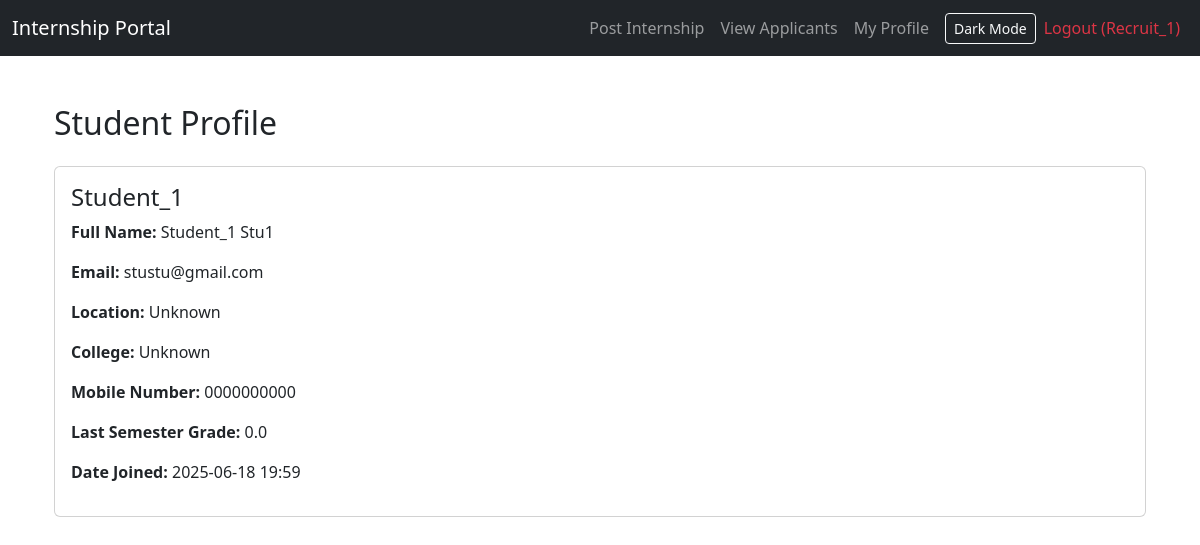
Page /internship/student/2/ (signed in) on the committed database.
### accounts/models.py (models this page shows, shortened)
class User(AbstractUser):
    ROLE_CHOICES = (
        ('students', 'Students'),
        ('recruiter', 'Recruiter'),
    )
    role = models.CharField(max_length = 20, choices=ROLE_CHOICES)
    first_name = models.CharField(max_length=100, default='')
    last_name = models.CharField(max_length=100, default='')
    location = models.CharField(max_length=100, blank=False)
    college_name = models.CharField(max_length=255, blank=False)
    mobile_number = models.CharField(max_length=15, blank=False)
    last_semester_grade = models.CharField(max_length=10, blank=False)

### internships/views.py (the view)
# urls.py: path('student/<int:student_id>/', views.view_student_profile, name='view_student_profile'),
@login_required
def view_student_profile(request, student_id):
    if request.user.role != 'recruiter':
        return redirect('login')
    student = get_object_or_404(User, id=student_id, role='students')
    return render(request, 'internships/student_profile.html', {'student': student})

### accounts/templates/internships/student_profile.html
{% extends 'base.html' %}
{% block content %}
<div class="container mt-5">
    <h2> Student Profile</h2>
    <div class="card mt-4">
        <div class="card-body">
            <h4>{{ student.username }}</h4>
            <p><strong>Full Name:</strong> {{ student.first_name }} {{ student.last_name }}</p>
            <p><strong>Email:</strong> {{ student.email }}</p>
            <p><strong>Location:</strong> {{ student.location }}</p>
            <p><strong>College:</strong> {{ student.college_name }}</p>
            <p><strong>Mobile Number:</strong> {{ student.mobile_number }}</p>
            <p><strong>Last Semester Grade:</strong> {{ student.last_semester_grade }}</p>
            <p><strong>Date Joined:</strong> {{ student.date_joined|date:"Y-m-d H:i" }}</p>
        </div>
    </div>
</div>
{% endblock %}

### accounts/templates/base.html (shortened to what this page needs)
<!DOCTYPE html>
<html lang="en">
<head>
    <link href="https://cdn.jsdelivr.net/npm/bootstrap@5.3.0/dist/css/bootstrap.min.css" rel="stylesheet">
</head>
<body>
<nav class="navbar navbar-expand-lg navbar-dark bg-dark">
    <div class="container-fluid">
        <a class="navbar-brand" href="#">Internship Portal</a>
        <div class="collapse navbar-collapse" id="navbarNav">
            <ul class="navbar-nav ms-auto d-flex align-items-center">
                {% if user.is_authenticated %}
                    {% if user.role == 'students' %}
                        <li class="nav-item"><a class="nav-link" href="{% url 'internship_list' %}">Home</a></li>
                        <li class="nav-item"><a class="nav-link" href="{% url 'my_applications' %}">My Applications</a></li>
                        <li class="nav-item"><a class="nav-link" href="{% url 'profile' %}">My Profile</a></li>
                    {% elif user.role == 'recruiter' %}
                        <li class="nav-item"><a class="nav-link" href="{% url 'create_internship' %}">Post Internship</a></li>
                        <li class="nav-item"><a class="nav-link" href="{% url 'recruiter_applicants' %}">View Applicants</a></li>
                        <li class="nav-item"><a class="nav-link" href="{% url 'profile' %}">My Profile</a></li>
                    {% endif %}
                    <li class="nav-item">
                        <button class="btn btn-outline-light btn-sm ms-2" id="darkModeToggle">Dark Mode</button>
                    </li>
                    <li class="nav-item">
                        <a class="nav-link text-danger" href="{% url 'logout' %}">
                            Logout ({{ user.username }})
                        </a>
                    </li>
                {% else %}
                    <li class="nav-item">
                        <button class="btn btn-outline-light btn-sm ms-2" id="darkModeToggle">Dark Mode</button>
                    </li>
                    <li class="nav-item"><a class="nav-link" href="{% url 'login' %}">Login</a></li>
                    <li class="nav-item"><a class="nav-link" href="{% url 'register' %}">Register</a></li>
                {% endif %}
            </ul>
        </div>
    </div>
</nav>
<div class="container mt-4">
    {% block content %}{% endblock %}
</div>
</body>
</html>

### rows in the picture
User: username "Recruit_1"
User: username "Student_1", first_name "Student_1", last_name "Stu1", email "stustu@gmail.com", location "Unknown", college_name "Unknown", mobile_number "0000000000", last_semester_grade "0.0", date_joined "2025-06-18 19:59"
